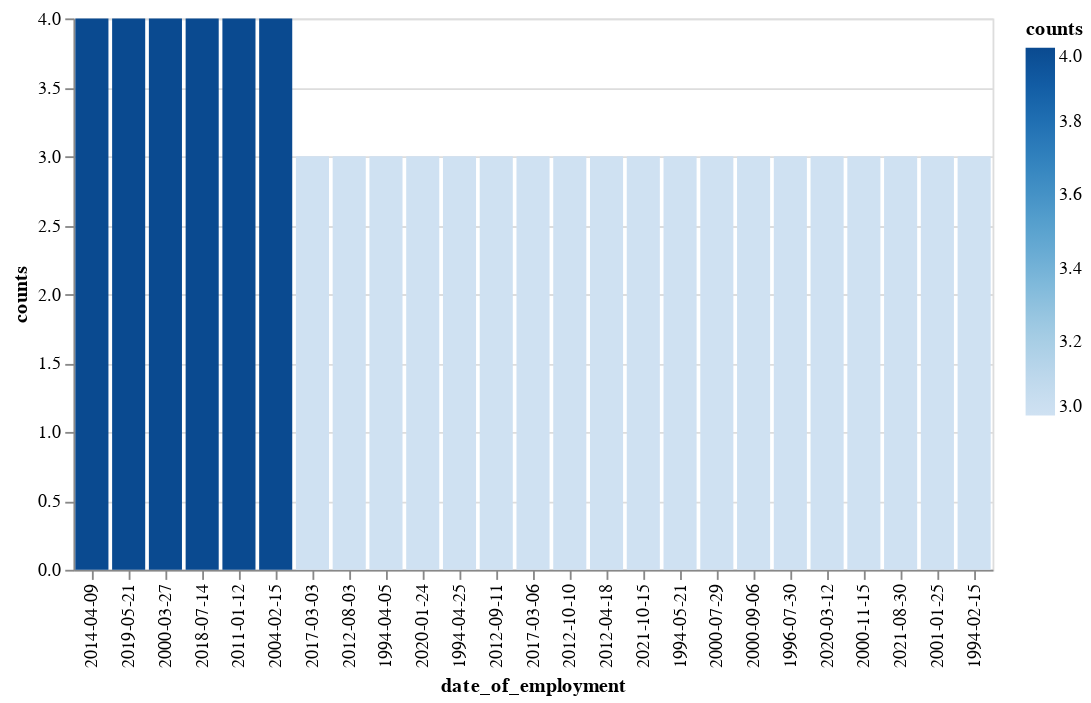

The notebook cell this image was saved under:
### Code cell
df = pd.DataFrame(csv, columns=['date_of_employment'])
data = pd.DataFrame(df.value_counts(ascending=False).iloc[:25])
alt.Chart(data.reset_index().rename(columns={0: "counts"})).mark_bar(orient='vertical').encode(
    x=alt.X('date_of_employment', sort="-y"),
    y=alt.Y('counts'), color='counts'
)

### Figure 1 — Vega-Lite specification as saved in the notebook (floating-point values rounded to 4 significant figures)
{"config": {"view": {"continuousWidth": 400, "continuousHeight": 300}}, "data": {"name": "data-5303fa4c2e94539b2a9f8be940cf1745"}, "mark": {"type": "bar", "orient": "vertical"}, "encoding": {"color": {"field": "counts", "type": "quantitative"}, "x": {"field": "date_of_employment", "sort": "-y", "type": "nominal"}, "y": {"field": "counts", "type": "quantitative"}}, "$schema": "https://vega.github.io/schema/vega-lite/v4.17.0.json", "datasets": {"data-5303fa4c2e94539b2a9f8be940cf1745": [{"date_of_employment": "2014-04-09", "counts": 4}, {"date_of_employment": "2019-05-21", "counts": 4}, {"date_of_employment": "2000-03-27", "counts": 4}, {"date_of_employment": "2018-07-14", "counts": 4}, {"date_of_employment": "2011-01-12", "counts": 4}, {"date_of_employment": "2004-02-15", "counts": 4}, {"date_of_employment": "2017-03-03", "counts": 3}, {"date_of_employment": "2012-08-03", "counts": 3}, {"date_of_employment": "1994-04-05", "counts": 3}, {"date_of_employment": "2020-01-24", "counts": 3}, {"date_of_employment": "1994-04-25", "counts": 3}, {"date_of_employment": "2012-09-11", "counts": 3}, {"date_of_employment": "2017-03-06", "counts": 3}, {"date_of_employment": "2012-10-10", "counts": 3}, {"date_of_employment": "2012-04-18", "counts": 3}, {"date_of_employment": "2021-10-15", "counts": 3}, {"date_of_employment": "1994-05-21", "counts": 3}, {"date_of_employment": "2000-07-29", "counts": 3}, {"date_of_employment": "2000-09-06", "counts": 3}, {"date_of_employment": "1996-07-30", "counts": 3}, {"date_of_employment": "2020-03-12", "counts": 3}, {"date_of_employment": "2000-11-15", "counts": 3}, {"date_of_employment": "2021-08-30", "counts": 3}, {"date_of_employment": "2001-01-25", "counts": 3}, {"date_of_employment": "1994-02-15", "counts": 3}]}}
